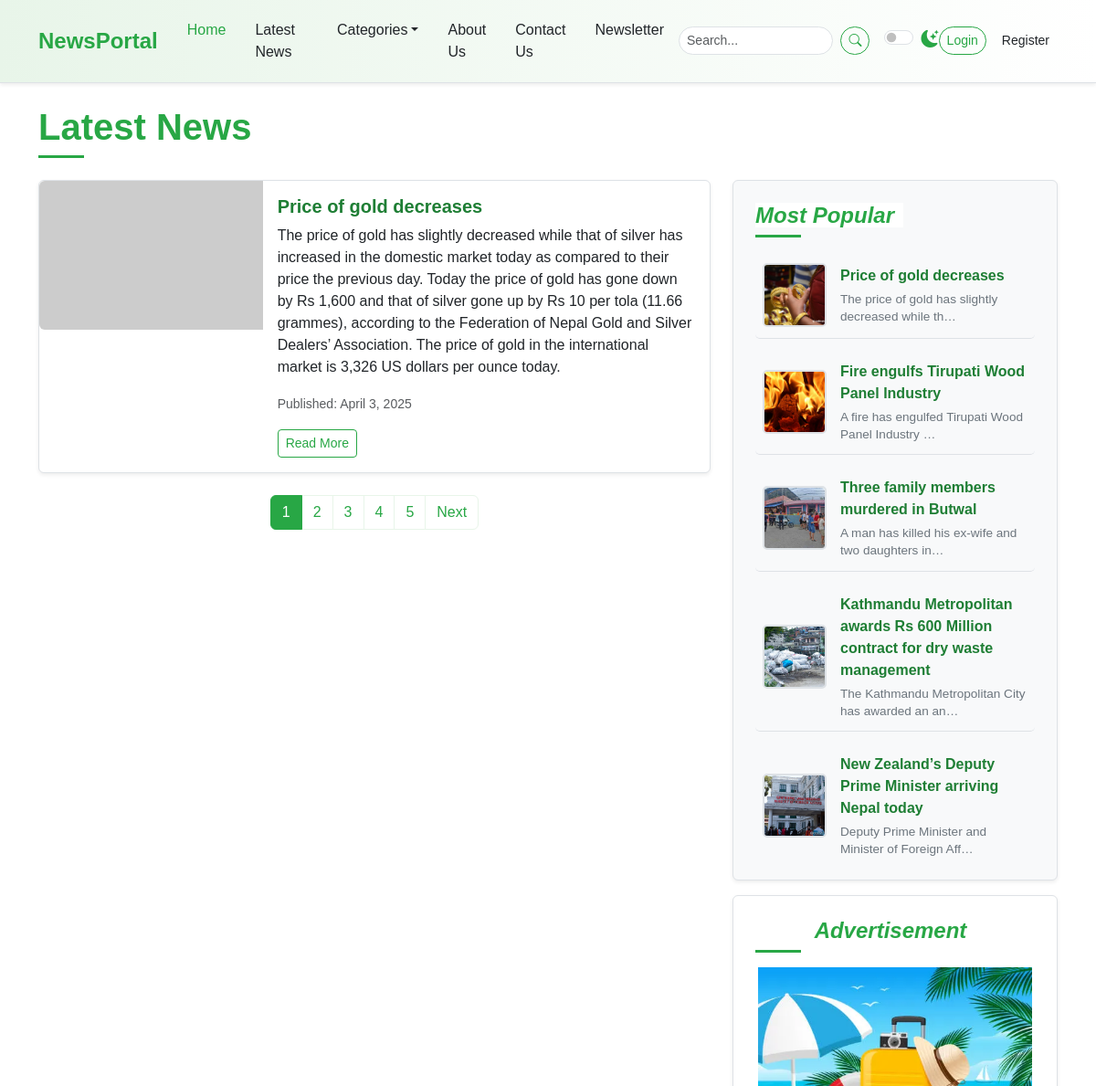
Page /post-list/ (upper part) on the earlier database version.
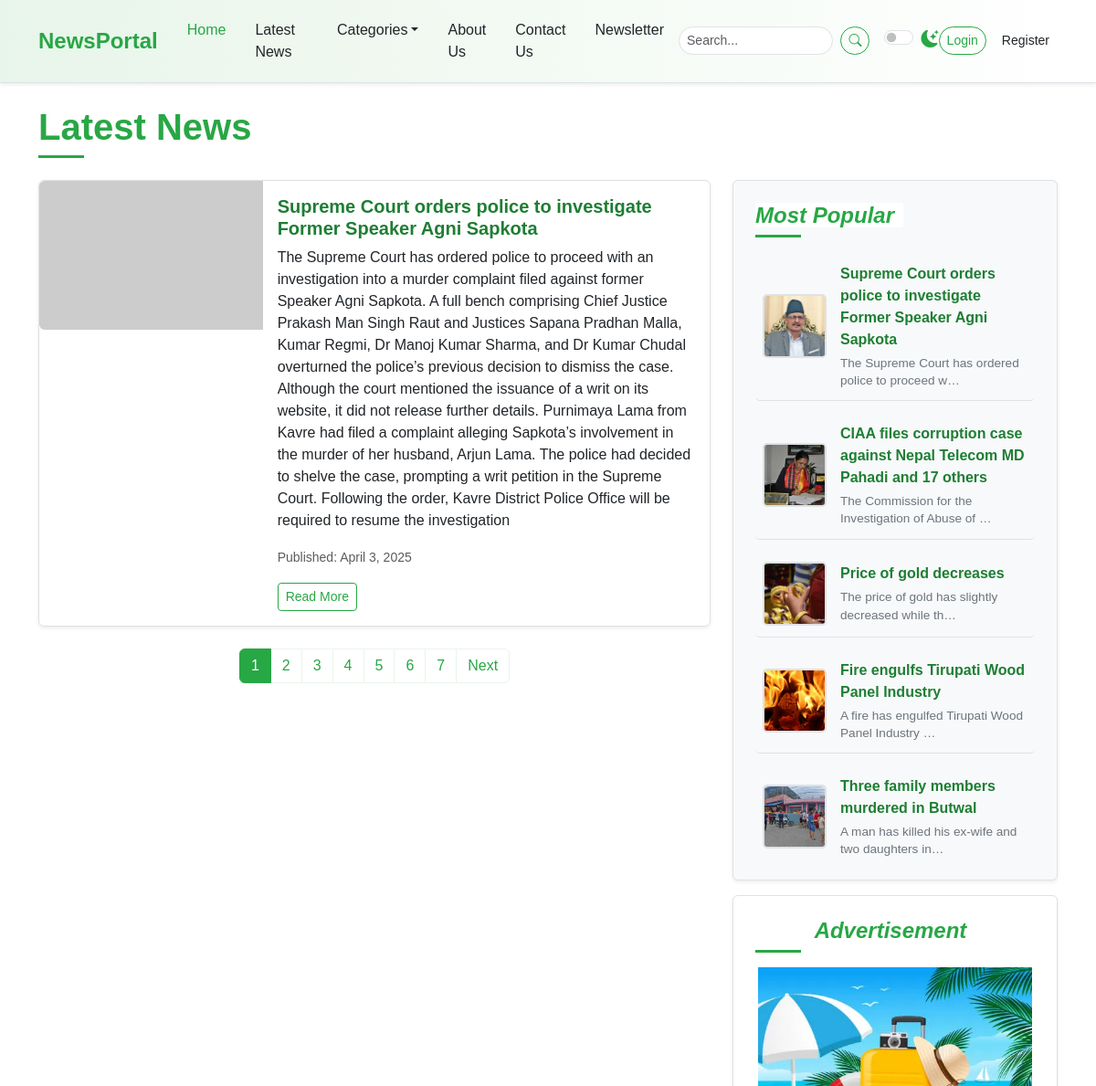
Same page on the later database version.
### newspaper/models.py (models this page shows, shortened)
class TimeStampModel(models.Model):
    created_at = models.DateTimeField(auto_now_add=True)
    updated_at = models.DateTimeField(auto_now=True)
    class Meta:
        abstract = True

class Post(TimeStampModel):
    STATUS_CHOICES = [
        ("active", "Active"),
        ("inactive", "Inactive"),
    ]
    title = models.CharField(max_length=200)
    content = models.TextField()
    featured_image = models.ImageField(upload_to="post_image/%Y/%m/%d", blank=False)
    author = models.ForeignKey("auth.User", on_delete=models.CASCADE)
    status = models.CharField(max_length=20, choices=STATUS_CHOICES, default="active")
    views_count = models.PositiveBigIntegerField(default=0)
    published_at = models.DateTimeField(null=True, blank=True)
    category = models.ForeignKey(Category, on_delete=models.CASCADE)
    tag = models.ManyToManyField(Tag)

### newspaper/views.py (the view)
# urls.py: path("post-list/",PostListView.as_view(), name= "post-list"),
class PostListView(SidebarMixin, ListView):
    model = Post
    template_name = "newsportal/list/list.html"
    context_object_name = "posts"
    paginate_by = 1
    def get_queryset(self):
        return Post.objects.filter(
            published_at__isnull=False, status="active"
        ).order_by("-published_at")

### newspaper/nav.py (called while the page is built)
def navigation(request):
    categories = Category.objects.all()[:4]
    return {"categories":categories}

### newspaper/views.py (called while the page is built)
    def get_context_data(self, **kwargs):
        context = super().get_context_data(**kwargs)
        context["popular_posts"] = Post.objects.filter(
            published_at__isnull=False, status="active"
        ).order_by("-published_at")[:5]
        context["advertisement"] = (
            Advertisement.objects.all().order_by("-created_at").first()
        )
        return context

### templates/newsportal/list/list.html (shortened to what this page needs)
{% extends "newsportal/base.html" %}
{% block content %}
    <div class="container mt-4">
      <h1 class="mb-4 section-title">
        <span>Latest News</span>
      </h1>
      <div class="row">
        <div class="col-lg-8">
        {% include "newsportal/list/left/post_list.html" %}
        {% include "newsportal/list/left/pagination.html" %}
        </div>
        <div class="col-lg-4">
          <div class="position-sticky sticky-sidebar-offset">
             {% include "newsportal/home/right/most_popular.html" %}
             {% include "newsportal/home/right/advertisement.html" %}
          </div>
        </div>
      </div>
    </div>
    {% endblock content %}

### templates/newsportal/list/left/post_list.html
 {% for post in posts %}
          <div class="card mb-4 shadow-sm news-list-item">
            <div class="row g-0">
              <div class="col-md-4">
                <img src="https://placehold.co/300x200/28a745/ffffff?text=News+1"
                     class="img-fluid rounded-start"
                     alt="News 1" />
              </div>
              <div class="col-md-8">
                <div class="card-body">
                  <h5 class="card-title">{{ post.title }}</h5>
                  <p class="card-text">{{ post.content }}
                  </p>
                  <p class="card-text">
                    <small class="text-muted">Published: April 3, 2025</small>
                  </p>
                  <a href="{% url 'post-detail' post.pk %}" class="btn btn-outline-success btn-sm">Read More</a>
                </div>
              </div>
            </div>
          </div>
          {% endfor %}

### templates/newsportal/home/right/most_popular.html
                <div class="p-4 mb-3 bg-light rounded sidebar-widget shadow-sm">
                    <h4 class="fst-italic section-title">
                        <span>Most Popular</span>
                    </h4>
                    <ul class="list-unstyled mb-0 popular-list">
                        {% for post in popular_posts %}
                        <li>
                            <img src="{{ post.featured_image.url }}" alt="Popular 1" width="70" height="70" />
                            <div>
                                <a href="{% url 'post-detail' post.pk %}" class="popular-title-link">{{ post.title }}</a>
                                <p class="popular-description">{{ post.content|truncatechars:50 }}</p>
                            </div>
                        </li>
                        {% endfor %}
                    </ul>
                </div>

Differences in the rows shown:
no longer on one of the page's lists (row edited): Post: title "Price of gold decreases", content "The price of gold has slightly decreased while that of silver has increased in the domestic market today as compared to their price the previous day. Today the price of gold has gone down by Rs 1,600 and that of silver gone up by Rs 10 per tola (11.66 grammes), according to the Federation of Nepal Gold and Silver Dealers’ Association. The price of gold in the international market is 3,326 US dollars per ounce today."
no longer on this page (row unchanged): Post: featured_image (picture), title "Kathmandu Metropolitan awards Rs 600 Million contract for dry waste management", content "The Kathmandu Metropolitan City has awarded an an…", shown under "Most Popular"
no longer on this page (row unchanged): Post: featured_image (picture), title "New Zealand’s Deputy Prime Minister arriving Nepal today", content "Deputy Prime Minister and Minister of Foreign Aff…", shown under "Most Popular"
added Post: title "Supreme Court orders police to investigate Former Speaker Agni Sapkota", content "The Supreme Court has ordered police to proceed with an investigation into a murder complaint filed against former Speaker Agni Sapkota. A full bench comprising Chief Justice Prakash Man Singh Raut and Justices Sapana Pradhan Malla, Kumar Regmi, Dr Manoj Kumar Sharma, and Dr Kumar Chudal overturned the police’s previous decision to dismiss the case. Although the court mentioned the issuance of a writ on its website, it did not release further details. Purnimaya Lama from Kavre had filed a complaint alleging Sapkota’s involvement in the murder of her husband, Arjun Lama. The police had decided to shelve the case, prompting a writ petition in the Supreme Court. Following the order, Kavre…", featured_image (picture), content "The Supreme Court has ordered police to proceed w…"
added Post: featured_image (picture), title "CIAA files corruption case against Nepal Telecom MD Pahadi and 17 others", content "The Commission for the Investigation of Abuse of …", shown under "Most Popular"
Other differences:
new list line: "6"
new list line: "7"
